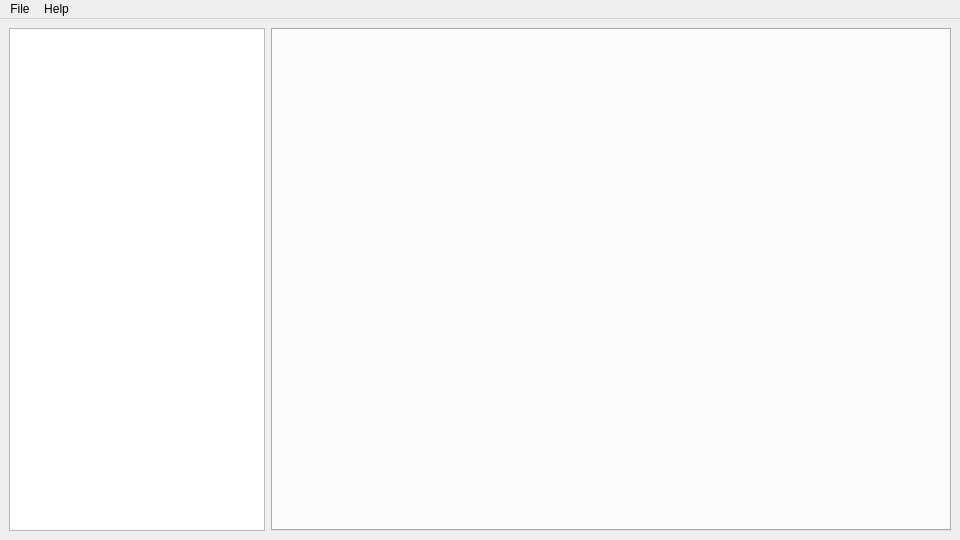
<?xml version="1.0" encoding="UTF-8"?>
<ui version="4.0">
 <class>MainWindow</class>
 <widget class="QMainWindow" name="MainWindow">
  <property name="geometry">
   <rect>
    <x>0</x>
    <y>0</y>
    <width>960</width>
    <height>540</height>
   </rect>
  </property>
  <property name="windowTitle">
   <string>FSModTool</string>
  </property>
  <property name="windowIcon">
   <iconset resource="resources.qrc">
    <normaloff>:/KFModTool.ico</normaloff>:/KFModTool.ico</iconset>
  </property>
  <widget class="QWidget" name="centralwidget">
   <layout class="QHBoxLayout" name="horizontalLayout" stretch="0,1">
    <item>
     <widget class="QTreeView" name="filesTree">
      <property name="sizePolicy">
       <sizepolicy hsizetype="Minimum" vsizetype="Minimum">
        <horstretch>0</horstretch>
        <verstretch>0</verstretch>
       </sizepolicy>
      </property>
      <property name="editTriggers">
       <set>QAbstractItemView::NoEditTriggers</set>
      </property>
     </widget>
    </item>
    <item>
     <widget class="QTabWidget" name="editorTabs">
      <property name="tabPosition">
       <enum>QTabWidget::North</enum>
      </property>
      <property name="documentMode">
       <bool>false</bool>
      </property>
      <property name="tabsClosable">
       <bool>true</bool>
      </property>
     </widget>
    </item>
   </layout>
  </widget>
  <widget class="QMenuBar" name="menubar">
   <property name="geometry">
    <rect>
     <x>0</x>
     <y>0</y>
     <width>960</width>
     <height>20</height>
    </rect>
   </property>
   <widget class="QMenu" name="menuFile">
    <property name="title">
     <string>File</string>
    </property>
    <addaction name="actionLoad_files"/>
    <addaction name="actionSave_changes"/>
    <addaction name="separator"/>
    <addaction name="actionExit"/>
   </widget>
   <widget class="QMenu" name="menuHelp">
    <property name="title">
     <string>Help</string>
    </property>
    <addaction name="actionAbout_KFModTool"/>
    <addaction name="actionAbout_Qt"/>
   </widget>
   <addaction name="menuFile"/>
   <addaction name="menuHelp"/>
  </widget>
  <action name="actionLoad_files">
   <property name="text">
    <string>Load files...</string>
   </property>
   <property name="shortcut">
    <string>Ctrl+O</string>
   </property>
  </action>
  <action name="actionSave_changes">
   <property name="text">
    <string>Save changes</string>
   </property>
   <property name="shortcut">
    <string>Ctrl+S</string>
   </property>
  </action>
  <action name="actionAbout_KFModTool">
   <property name="text">
    <string>About KFModTool</string>
   </property>
  </action>
  <action name="actionAbout_Qt">
   <property name="text">
    <string>About Qt</string>
   </property>
  </action>
  <action name="actionExit">
   <property name="text">
    <string>Exit</string>
   </property>
   <property name="shortcut">
    <string>Ctrl+Q</string>
   </property>
   <property name="shortcutContext">
    <enum>Qt::WindowShortcut</enum>
   </property>
  </action>
 </widget>
 <resources>
  <include location="resources.qrc"/>
 </resources>
 <connections/>
</ui>
